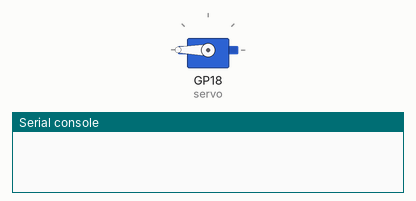
The program below on a simulated Raspberry Pi Pico running MicroPython. Shown: servo, the last lines printed to the serial console. Servo angles are drawn from the pulse width (0.5 ms = 0°, 2.5 ms = 180°). At 10.4 s the program stops and its outputs stay as they are.

Above: at 0.1 s.
At 4.1 s:
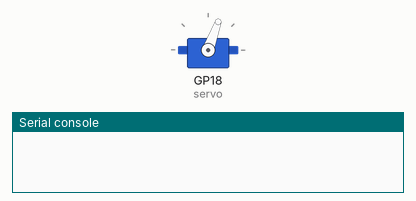
At 9.4 s:
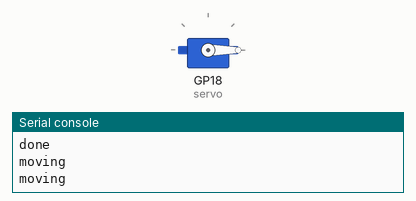
At 10.5 s:
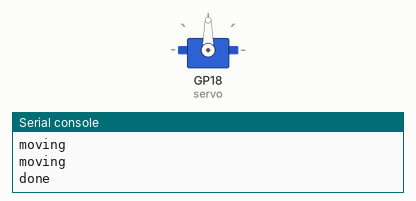
Timing chart, 0 to 11.9 s (numbered marks = the images above):
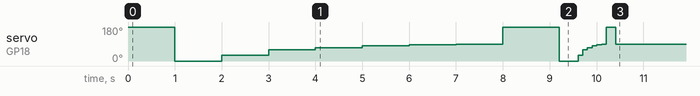

The program:

servo_mp.py
```python
from machine import Pin, PWM
import time

def mapping(x, in_min, in_max, out_min, out_max):
    return (x - in_min) * (out_max - out_min) / (in_max - in_min) + out_min

class Servo():
    MAX_PW = 2500
    MIN_PW = 500
    PERIOD = 20000

    def __init__(self, pin):
        self.servo = PWM(Pin(pin, Pin.OUT))
        self.servo.freq(50)
        self.angle: int = 0
        self.angle_target: int = 0
        self.end_time = 0
        self.state = "idle" # "idle" , "moving"

    def set_angle(self, angle):
        try:
            angle = int(angle)
        except:
            raise ValueError("Angle value should be int value, not %s"%angle)
        if angle < -90: # most left
            angle = -90
        if angle > 90: #most right
            angle = 90

        pulse_width=mapping(angle, -90, 90, self.MAX_PW, self.MIN_PW)
        duty=int(mapping(pulse_width, 0, self.PERIOD, 0 ,0xffff))
        self.servo.duty_u16(duty)

    def move_to_angle (self, angle: int):
        """
        Uses set_angle, but waits before giving feedback.

        Identifies the State of itself.
        Calculates time it takes to reach desired angle based on difference to current angle.
        Returns "done" only once when timer hit zero.

        "idle": 	Desired angle and current angle match.
        "moving": 	Desired angle and current angle mismatch, time when move is finished not reached
        "done": 	Time when move is finished reached, will return to "idle"

        Parameters:
        angle (int): desired angle for the servo

        Returns:
        str: "idle", "moving", "done"

        """

        try:
            angle: int = int(angle)
        except:
            raise ValueError("Angle value should be int value, not %s"%angle)

        if (self.state == "idle"): #check for state
            if (self.angle == angle): #check if angle changed
                self.set_angle(angle)
                return "done"
            else:
                self.state = "moving"
                self.end_time = time.time_ns() + (abs(angle - self.angle) * 1710000) #set Time when turning should end
                self.angle_target = angle
                self.set_angle(self.angle_target)
                return "moving"
        elif (self.state == "moving"): #check for state
            if (time.time_ns() < self.end_time): #timer not elapsed
                self.set_angle(self.angle_target)
                return "moving"
            else: # timer elapsed
                self.end_time = 0
                self.set_angle(self.angle_target)
                self.angle = angle
                self.state = "idle"
                return "done"
        else:
            self.state = "idle"


if __name__ == '__main__':
    servo = Servo(18)
    tests = [-90, 90, 60, 30, 20, 10, 5, 0, -90]
    for num in tests:
        servo.set_angle(num)
        time.sleep(1)
    for num in tests:
        while True:
            state = servo.move_to_angle(num)
            if (state == "done"):
                print(state)
                break
            else:
                print(state)
            time.sleep(0.1)
    servo.set_angle(0)
```
